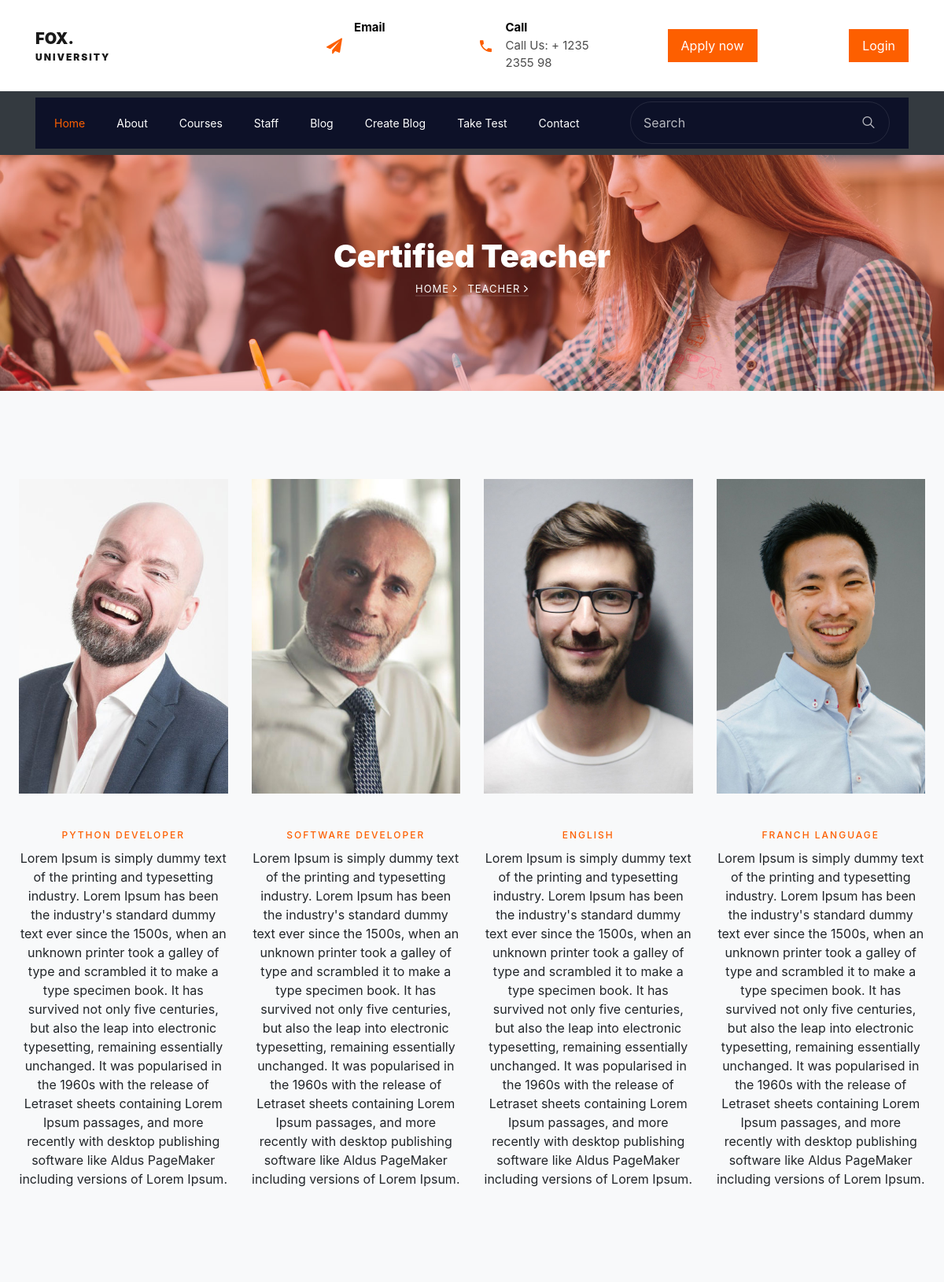
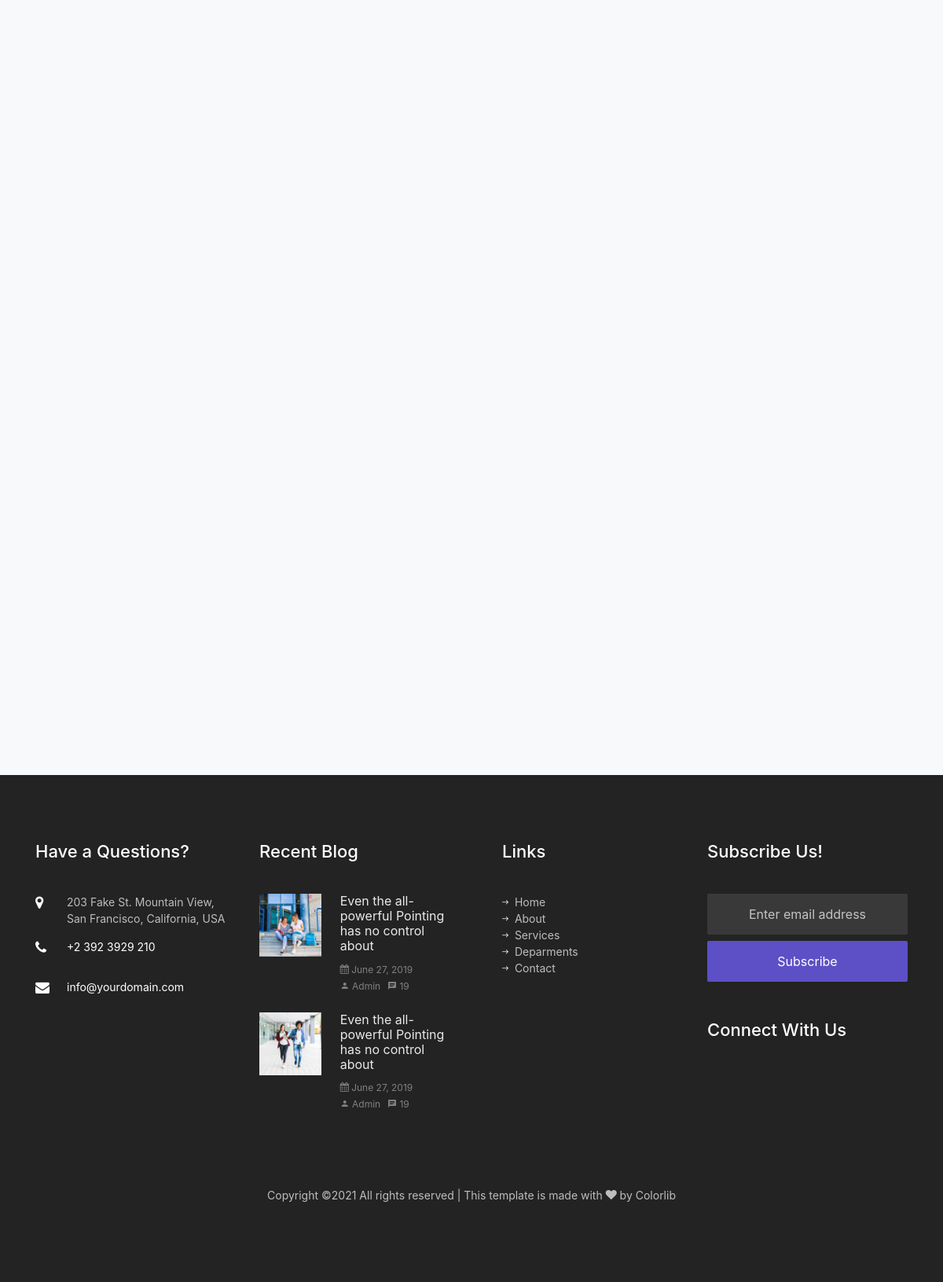
Screenshot of /teacher with the database file from the repository (2 pictures, top to bottom).
### lms_app/models.py (models this page shows, shortened)
class Teacher(models.Model):
    name = models.CharField(max_length=50)
    teacher_image = models.ImageField(upload_to="teacher_pics")
    designation = models.CharField(max_length=50)
    description = models.TextField()

### lms_app/views.py (the view)
# urls.py: path('teacher', teacher, name='teacher'),
def teacher(request):
    teacher = Teacher.objects.all()
    context = {'teacher':teacher}
    return render(request, 'teacher.html', context)

### templates/teacher.html (shortened to what this page needs)
{% extends 'base.html' %}
{% load static %}
{% block content %}
    <section class="hero-wrap hero-wrap-2" style="background-image: url('{% static 'images/bg_1.jpg' %}');">
      <div class="overlay"></div>
      <div class="container">
        <div class="row no-gutters slider-text align-items-center justify-content-center">
          <div class="col-md-9 ftco-animate text-center">
            <h1 class="mb-2 bread">Certified Teacher</h1>
            <p class="breadcrumbs"><span class="mr-2"><a href="{% url 'index' %}">Home <i class="ion-ios-arrow-forward"></i></a></span> <span>Teacher <i class="ion-ios-arrow-forward"></i></span></p>
          </div>
        </div>
      </div>
    </section>
    <section class="ftco-section bg-light">
			<div class="container-fluid px-4">
				<div class="row">
					{% for teacher in teacher %}
					<div class="col-md-6 col-lg-3 ftco-animate">
						<div class="staff">
							<div class="img-wrap d-flex align-items-stretch">
								<div class="img align-self-stretch" style="background-image: url(/media/{{teacher.teacher_image}});"></div>
							</div>
							<div class="text pt-3 text-center">
								<span class="position mb-2">{{teacher.designation}}</span>
								<div class="faded">
									<p>{{teacher.description}}</p>
	              </div>
							</div>
						</div>
					</div>
					{% endfor %}
				</div>
			</div>
		</section>
{% endblock %}

### rows the page displays
Teacher: teacher_image (picture), designation "PYTHON DEVELOPER", description "Lorem Ipsum is simply dummy text of the printing and typesetting industry. Lorem Ipsum has been the industry's standard dummy text ever since the 1500s, when an unknown printer took a galley of type and scrambled it to make a type specimen book. It has survived not only five centuries, but also the leap into electronic typesetting, remaining essentially unchanged. It was popularised in the 1960s with the release of Letraset sheets containing Lorem Ipsum passages, and more recently with desktop publishing software like Aldus PageMaker including versions of Lorem Ipsum."
Teacher: teacher_image (picture), designation "SOFTWARE DEVELOPER", description "Lorem Ipsum is simply dummy text of the printing and typesetting industry. Lorem Ipsum has been the industry's standard dummy text ever since the 1500s, when an unknown printer took a galley of type and scrambled it to make a type specimen book. It has survived not only five centuries, but also the leap into electronic typesetting, remaining essentially unchanged. It was popularised in the 1960s with the release of Letraset sheets containing Lorem Ipsum passages, and more recently with desktop publishing software like Aldus PageMaker including versions of Lorem Ipsum."
Teacher: teacher_image (picture), designation "ENGLISH", description "Lorem Ipsum is simply dummy text of the printing and typesetting industry. Lorem Ipsum has been the industry's standard dummy text ever since the 1500s, when an unknown printer took a galley of type and scrambled it to make a type specimen book. It has survived not only five centuries, but also the leap into electronic typesetting, remaining essentially unchanged. It was popularised in the 1960s with the release of Letraset sheets containing Lorem Ipsum passages, and more recently with desktop publishing software like Aldus PageMaker including versions of Lorem Ipsum."
Teacher: teacher_image (picture), designation "FRANCH LANGUAGE", description "Lorem Ipsum is simply dummy text of the printing and typesetting industry. Lorem Ipsum has been the industry's standard dummy text ever since the 1500s, when an unknown printer took a galley of type and scrambled it to make a type specimen book. It has survived not only five centuries, but also the leap into electronic typesetting, remaining essentially unchanged. It was popularised in the 1960s with the release of Letraset sheets containing Lorem Ipsum passages, and more recently with desktop publishing software like Aldus PageMaker including versions of Lorem Ipsum."
